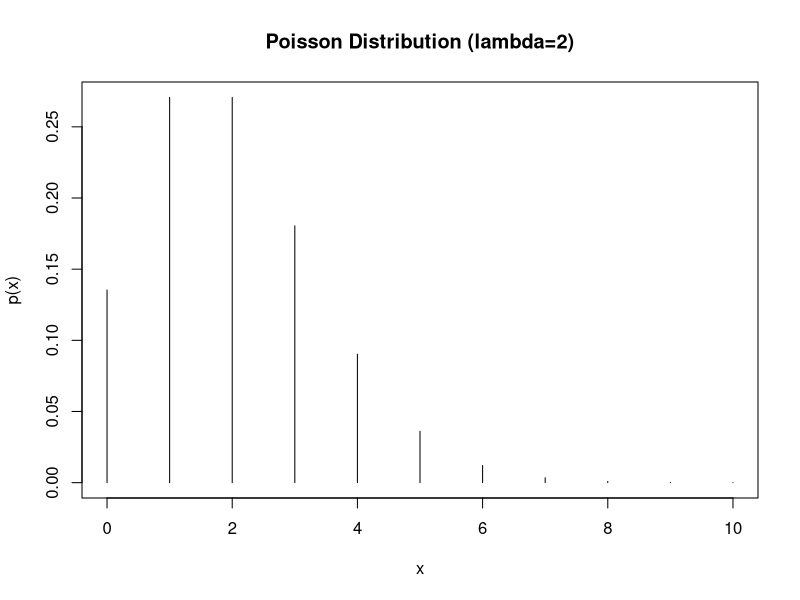

Here is the R script that generated this plot:
#### Some basic POISSON calculations ####
#' [Video tutorial](https://onlinecourses.science.psu.edu/stat504/sites/onlinecourses.science.psu.edu.stat504/files/lesson02/02_Poisson_Calc_viewlet_swf.html)
#### Example: Poisson distribution with lambda=2 ####
### Calculate p(x) for x=0,1,...,10 when lambda=2 ####
### dpois() is the Poisson probability function or "density" ####
### For x=1 ####


dpois(1,2)


#### For x=1, 2, ... ,10 ####


dpois(0:10, 2)


#### Make a table of the distribution with rounding at 3 decimal places ####


round(cbind(0:10, dpois(0:10,2), 3))


#### Plot the probabilities and give the plot a title and label the axis ####
### type="h" makes the plot with the vertical lines): ####


plot(0:10,dpois(0:10,2),type="h",xlab="x",ylab="p(x)",main="Poisson Distribution (lambda=2)")



#### ppois() is the cumulative distribution function, P(X <= x) ####
### Find P(X <= 6) when lambda=2: ####


ppois(6, 2)


#### Instead of using ppois(), you could have added the probabilities ####
### from dpois() via sum() function ####


sum(dpois(0:6, 2))


#### Find P(Y>6) when lambda=2: ####


1 - ppois(6, 2)


#### Make a table of the first 11 Poisson probabilities and ####
### cumulative probabilities when lambda=2: ####


round(cbind(0:10, dpois(0:10,2), ppois(0:10,2)), 3)